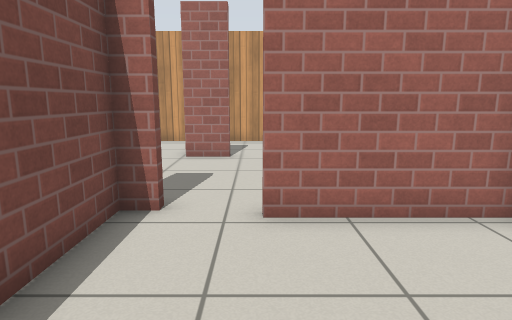
[1] (above)

21 first-person views from a walk through a robot-simulator world made for Gazebo. The camera is 0.94 m above the floor, tilts 10° down and sees 75° across. The floor is counted in squares, 0.5 m on a side. Each view is taken from the middle of a square. On the plan, view 1 faces up. The plan holds only what a view shows up to about 17 squares ahead; the rest is blank. Gazebo's built-in surfaces are drawn with simple patterns.

[2]
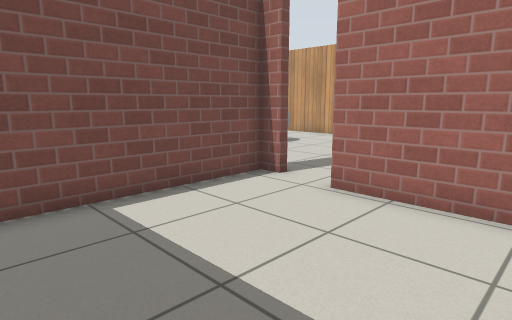

[3]
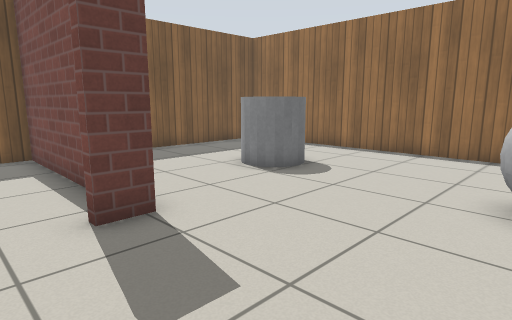

[4]
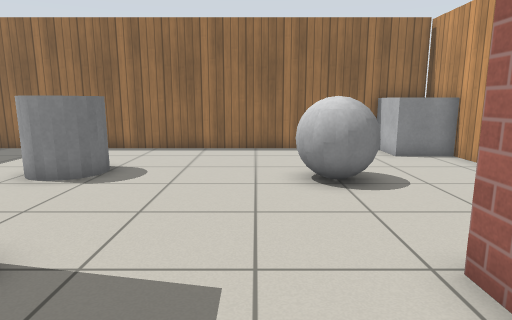

[5]
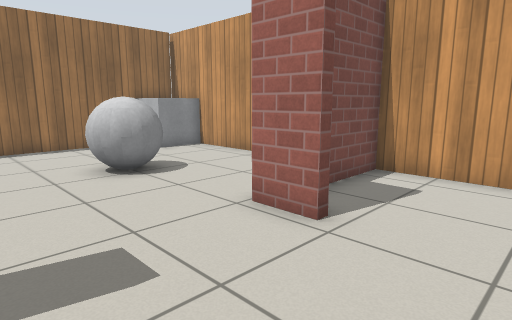

[6]
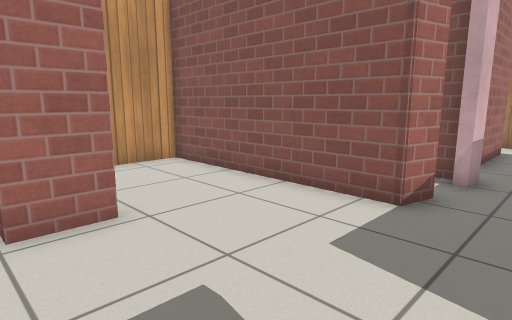

[7]
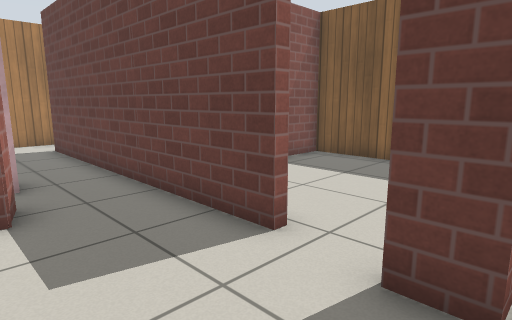

[8]
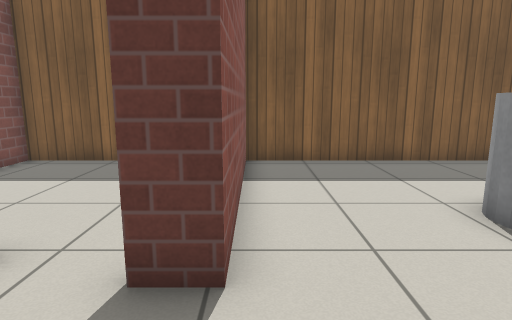

[9]
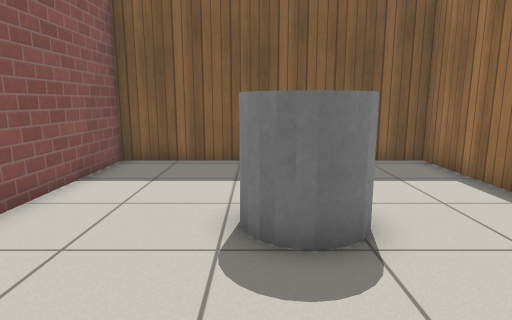

[10]
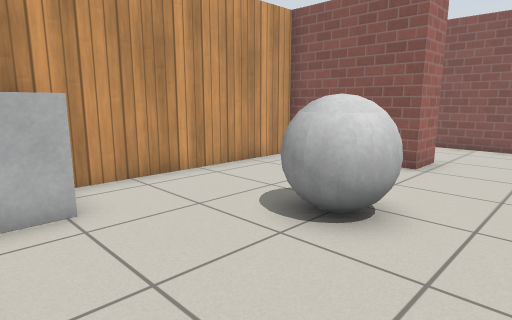

[11]
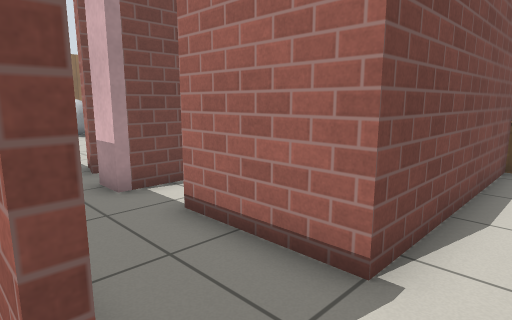

[12]
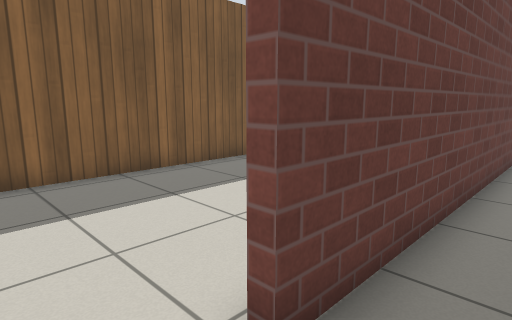

[13]
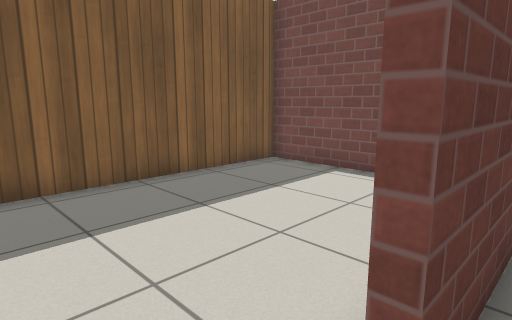

[14]
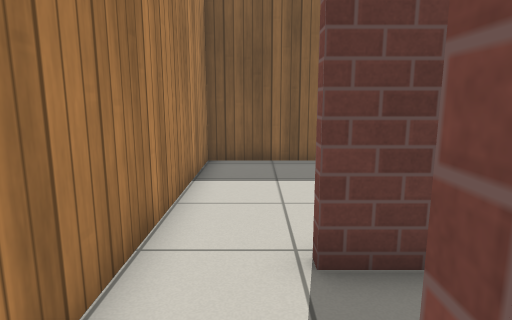

[15]
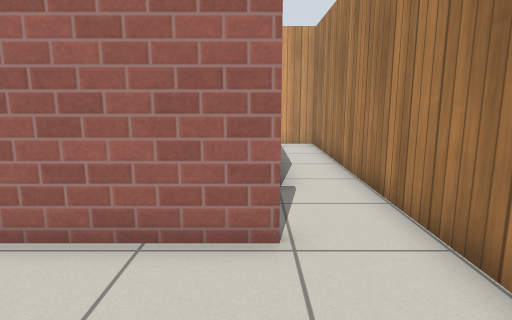

[16]
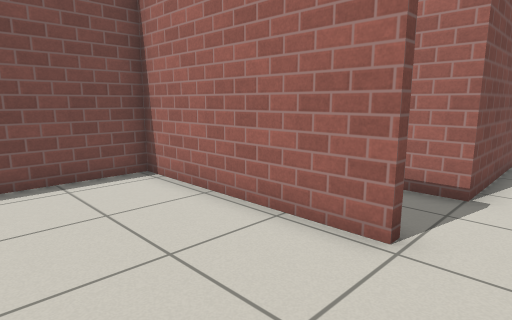

[17]
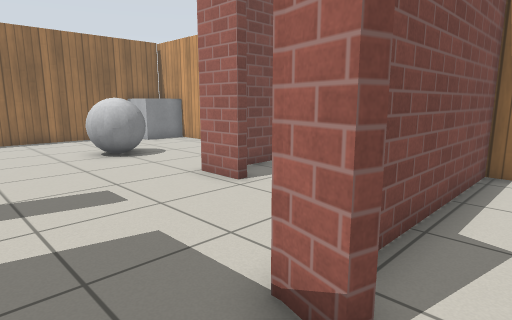

[18]
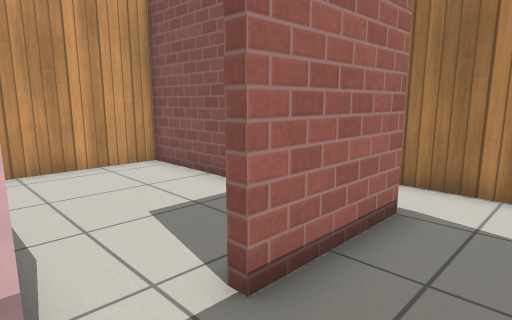

[19]
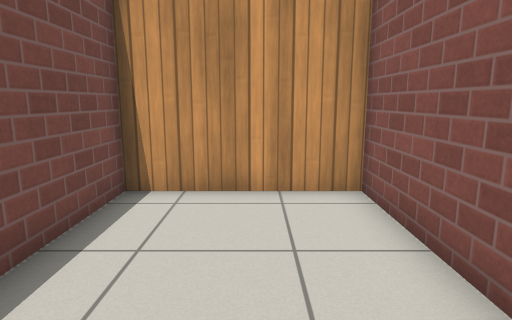

[20]
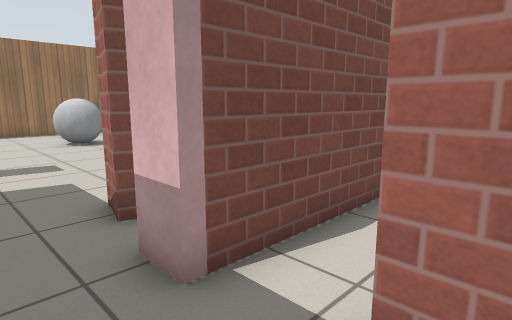

[21]
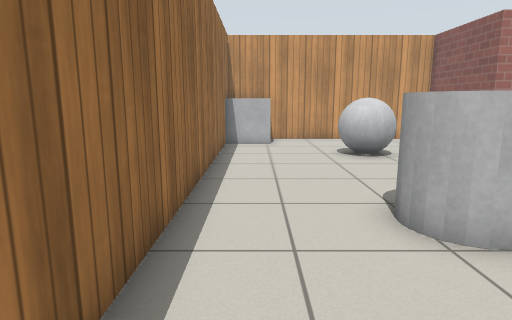

### Floor plan
Points are (right, up) in squares from view 1. A wall is a line through its corners. A room is listed if a view was taken in it or the views show most of it. See-through windows are left out.
Room 1 (views 1, 2)
walls: (1.4, -1.6) (4.3, -1.6) (4.3, 0.1); (4.3, 5.2) (0.1, 5.2) (0.1, 5.5); (-2.4, 5.6) (-2.4, -1.6)
ways out: opening at (-0.5, 5) to room 2
Room 2 (views 3, 4, 5, 6, 7, 8, 9, 10, 12, 13, 14, 17, 18, 20, 21)
walls: (-0.9, 11.3) (-2.4, 11.3) (-2.4, 15.8) (-12.5, 15.8); (0.1, 5.5) (11.3, 5.5); (3.9, 8) (3, 8.3) (3, 15.8) (-2.1, 15.8) (-2.1, 12.6); (-12.4, 13.3) (-12.4, -1.6) (-2.7, -1.6) (-2.7, 5.9) (-1.7, 5.9) (-1.7, 5.6); (6.2, 7.7) (5.2, 7.7); (13.5, 5.6) (13.5, 15.8) (11.5, 15.8) (11.5, 8.2) (8, 8.2)
ways out: opening at (-0.5, 5) to room 1; opening at (12.5, 5) to room 3; opening at (7.5, 8) to room 4; gap at (5, 8) to room 5
objects: grey box (-12, 14) to (-11, 15); grey cylinder (-9, 3) to (-7, 5); grey ball (-8, 10) to (-6, 12)
Room 3 (views 11, 15, 16)
walls: (11.3, 5.5) (11.3, 5.2) (4.6, 5.2) (4.6, -1.6) (13.5, -1.6) (13.5, 5.6)
ways out: opening at (12.5, 5) to room 2
Room 4 (view 19)
walls: (11.2, 11.6) (11.2, 15.8) (6.2, 15.8) (6.2, 7.7)
ways out: opening at (7.5, 8) to room 2
Room 5 (no view inside)
walls: (3.9, 15.8) (3.3, 15.8) (3.3, 9.9)
ways out: gap at (5, 8) to room 2

Positions as (right, up) in squares from view 1, and headings:
1: (0, 0), facing up
2: (4, -1), facing up-left
3: (0, 11), facing down-left
4: (1, 9), facing left
5: (2, 7), facing up-left
6: (-3, 6), facing up-right
7: (-3, 9), facing down-right
8: (-3, 9), facing down
9: (-7, 9), facing down
10: (-12, 8), facing up-right
11: (13, 5), facing up-left
12: (13, 7), facing down-left
13: (13, 6), facing down-left
14: (12, 9), facing down
15: (11, 1), facing up
16: (13, 1), facing up-left
17: (5, 6), facing up-left
18: (6, 6), facing up-right
19: (9, 9), facing up
20: (9, 6), facing up-left
21: (-11, -1), facing up
